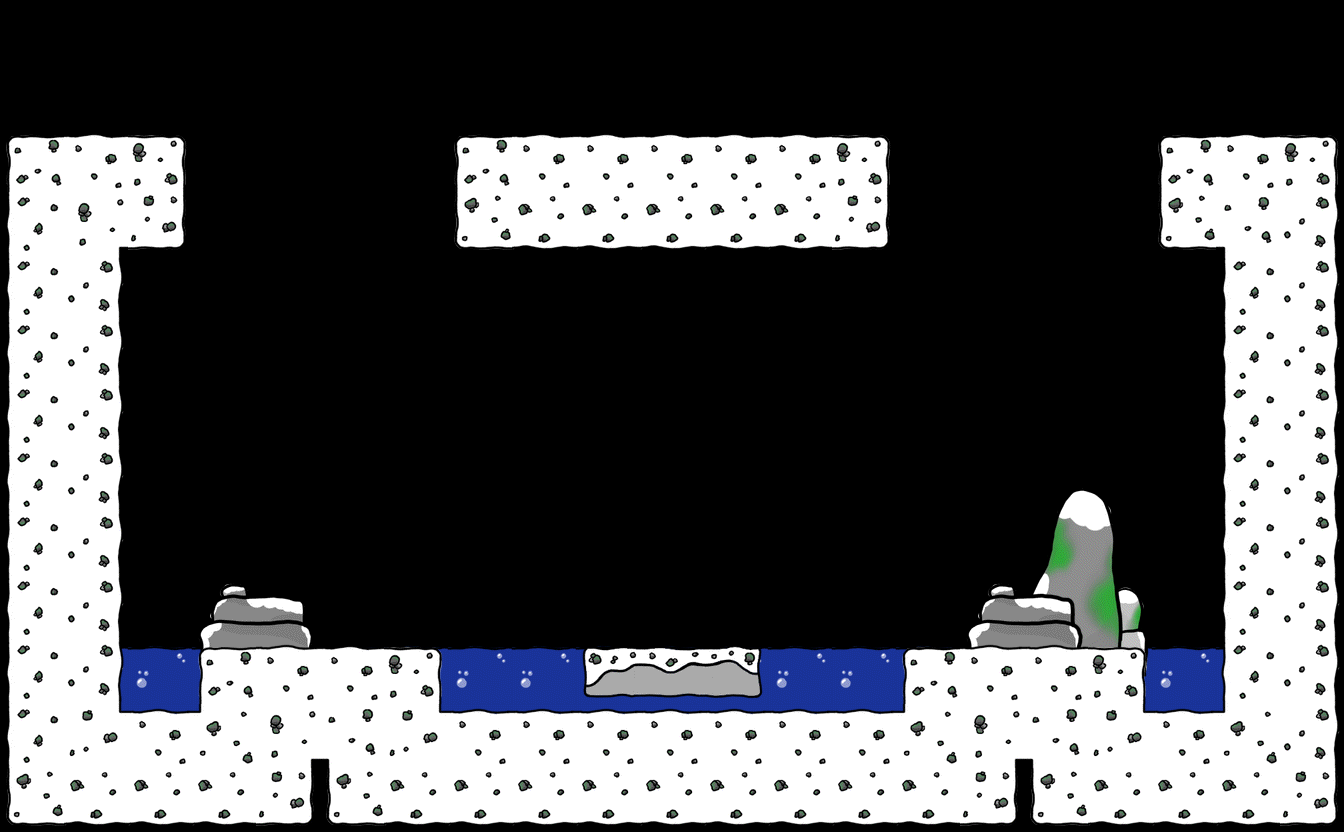

This is a level from a 2D game, rendered from its Tiled map with the project's own tilesets. A one-line summary and the map file follow, with tile-layer data summarised:
An orthogonal 21x13 tile map with 64x64 px tiles, 4 tile layers (Capa de patrones 2, Capa de patrones 4, Capa de patrones 3, Capa de patrones 1), 2 tilesets and 24 objects (12x 1, 9x 0, 2).

<map version="1.0" orientation="orthogonal" width="21" height="13" tilewidth="64" tileheight="64">
 <tileset firstgid="1" name="pack" tilewidth="64" tileheight="64" spacing="2" margin="2">
  <image source="pack_02.png" width="1124" height="200" />
 </tileset>
 <tileset firstgid="52" name="pack_e" tilewidth="64" tileheight="64">
  <image source="pack_e_02.png" width="704" height="704" />
 </tileset>
 <layer name="Capa de patrones 2" width="21" height="13">
  <data>[273 cells, 34 non-empty, 2 distinct tile ids]</data>
 </layer>
 <layer name="Capa de patrones 4" width="21" height="13">
  <data>[273 cells, 12 non-empty, 12 distinct tile ids]</data>
 </layer>
 <layer name="Capa de patrones 3" width="21" height="13">
  <data>[273 cells, 4 non-empty, 4 distinct tile ids]</data>
 </layer>
 <layer name="Capa de patrones 1" width="21" height="13">
  <data>[273 cells, 107 non-empty, 15 distinct tile ids]</data>
 </layer>
 <objectgroup name="border" width="21" height="13">
  <object type="1" x="584" y="651">
   <polyline points="-1,-3 -1,44" />
  </object>
  <object type="0" x="622" y="645">
   <polyline points="-37,2 136,2" />
  </object>
  <object type="1" x="758" y="655">
   <polyline points="1,-7 1,42" />
  </object>
  <object type="0" x="622" y="693">
   <polyline points="-30,3 127,2" />
  </object>
  <object x="567" y="139">
   <polyline points="-386,2 -385,106 -448,107 -450,573 -364,574 -365,512 -132,511 -131,571 340,573 339,513 575,513 576,573 660,572 657,110 595,107 593,2" />
  </object>
 </objectgroup>
 <objectgroup name="player" width="21" height="13">
  <object type="0" x="640" y="576" width="64" height="64" />
 </objectgroup>
 <objectgroup name="water" width="21" height="13">
  <object x="121" y="673">
   <polyline points="0,0 1105,0" />
  </object>
 </objectgroup>
 <objectgroup name="logic" width="21" height="13">
  <object type="0" x="576" y="640" width="64" height="64">
   <properties>
    <property name="color" value="2" />
   </properties>
  </object>
  <object type="1" x="192" y="128" width="64" height="64">
   <properties>
    <property name="color" value="2" />
   </properties>
  </object>
  <object type="1" x="256" y="128" width="64" height="64">
   <properties>
    <property name="color" value="2" />
   </properties>
  </object>
  <object type="1" x="320" y="128" width="64" height="64">
   <properties>
    <property name="color" value="2" />
   </properties>
  </object>
  <object type="1" x="384" y="128" width="64" height="64">
   <properties>
    <property name="color" value="2" />
   </properties>
  </object>
  <object type="0" x="704" y="640" width="64" height="64">
   <properties>
    <property name="color" value="5" />
   </properties>
  </object>
  <object type="1" x="896" y="128" width="64" height="64">
   <properties>
    <property name="color" value="5" />
   </properties>
  </object>
  <object type="1" x="960" y="128" width="64" height="64">
   <properties>
    <property name="color" value="5" />
   </properties>
  </object>
  <object type="1" x="1024" y="128" width="64" height="64">
   <properties>
    <property name="color" value="5" />
   </properties>
  </object>
  <object type="1" x="1088" y="128" width="64" height="64">
   <properties>
    <property name="color" value="5" />
   </properties>
  </object>
  <object type="1" x="256" y="64" width="64" height="64">
   <properties>
    <property name="color" value="0" />
   </properties>
  </object>
  <object type="1" x="1024" y="64" width="64" height="64">
   <properties>
    <property name="color" value="0" />
   </properties>
  </object>
 </objectgroup>
 <objectgroup name="boss" width="21" height="13">
  <object type="2" x="256" y="589" width="64" height="64" />
  <object type="0" x="256" y="590" width="64" height="64" />
  <object type="0" x="608" y="590" width="64" height="64" />
  <object type="0" x="960" y="590" width="64" height="64" />
 </objectgroup>
 <objectgroup name="end" width="21" height="13">
  <object type="0" x="672" y="384" width="64" height="64" />
 </objectgroup>
</map>